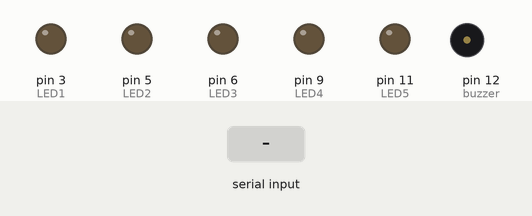
This sketch was run on a simulated Arduino Uno, built with avr-gcc and run on an emulated ATmega328P. Parts: output pins drawn as LEDs (lit = HIGH), buzzer (waves = sounding). The test bench sets the inputs (shaded band). What the sketch prints to the serial monitor is not drawn.

Above: at 1.2 s.
1.3 s: "5\n" received over Serial
At 2.1 s:
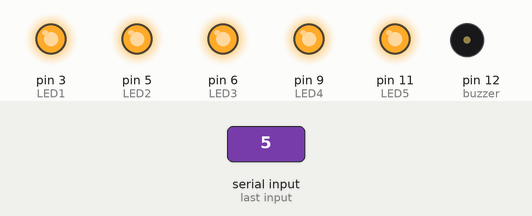
At 3.1 s:
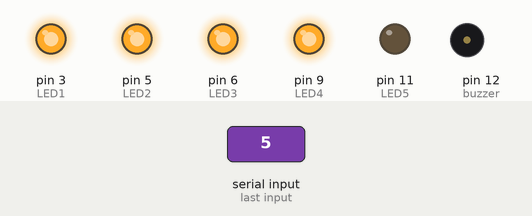
Timing chart, 0 to 9.6 s (numbered marks = the images above; inputs shaded):
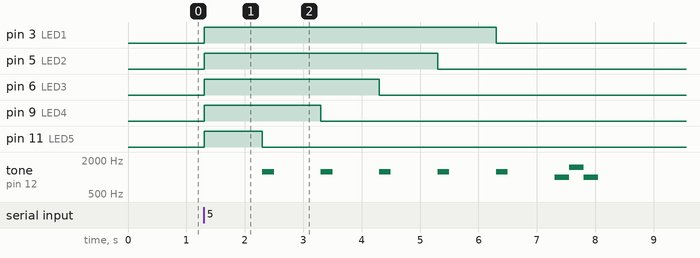

Measured:
- after the input at 1.3 s, pin 3 (LED1): LOW → HIGH at once, → LOW 5.0 s later; pin 5 (LED2): LOW → HIGH at once, → LOW 4.0 s later; pin 6 (LED3): LOW → HIGH at once, → LOW 3.0 s later; pin 9 (LED4): LOW → HIGH at once, → LOW 2.0 s later; pin 11 (LED5): LOW → HIGH at once, → LOW 1.0 s later

The sketch:

code.ino
```cpp
const int LED1 = 3;
const int LED2 = 5;
const int LED3 = 6;
const int LED4 = 9;
const int LED5 = 11;
const int buzzer = 12;

// Array of LED pins in the order they will turn off
const int ledPins[] = {LED5, LED4, LED3, LED2, LED1};

void setup() {
  Serial.begin(9600);
  pinMode(LED1, OUTPUT);
  pinMode(LED2, OUTPUT);
  pinMode(LED3, OUTPUT);
  pinMode(LED4, OUTPUT);
  pinMode(LED5, OUTPUT);
  pinMode(buzzer, OUTPUT);
  Serial.println("Enter your timer in seconds:");
}

void loop() {
  if (Serial.available() > 0) {
    int userTime = Serial.parseInt();

    // Ignore invalid or zero inputs to prevent division issues
    if (userTime <= 0) return;

    // Calculate time per segment in milliseconds
    float LedTime = (userTime / 5.0) * 1000.0;

    // Turn all LEDs on at the start
    digitalWrite(LED1, HIGH);
    digitalWrite(LED2, HIGH);
    digitalWrite(LED3, HIGH);
    digitalWrite(LED4, HIGH);
    digitalWrite(LED5, HIGH);

    // Wait for the initial full-duration block
    delay(LedTime);

    // Countdown loop: turn off LEDs one by one with a beep
    for (int i = 0; i < 5; i++) {
      digitalWrite(ledPins[i], LOW);
      tone(buzzer, 1250);      // Turn buzzer on
      delay(200);              // Keep beep on for 0.2 seconds
      noTone(buzzer);          // Turn buzzer off

      // Prevent underflow if LedTime is less than 200ms
      float remainingTime = LedTime - 200;
      if (remainingTime > 0) {
        delay(remainingTime);
      }
    }

    // Completion melody
    tone(buzzer, 1000);
    delay(250);
    noTone(buzzer);
    tone(buzzer, 1500);
    delay(250);
    noTone(buzzer);
    tone(buzzer, 1000);
    delay(250);
    noTone(buzzer);

    Serial.println("Timer finished! Enter next timer:");
  }
}
```
